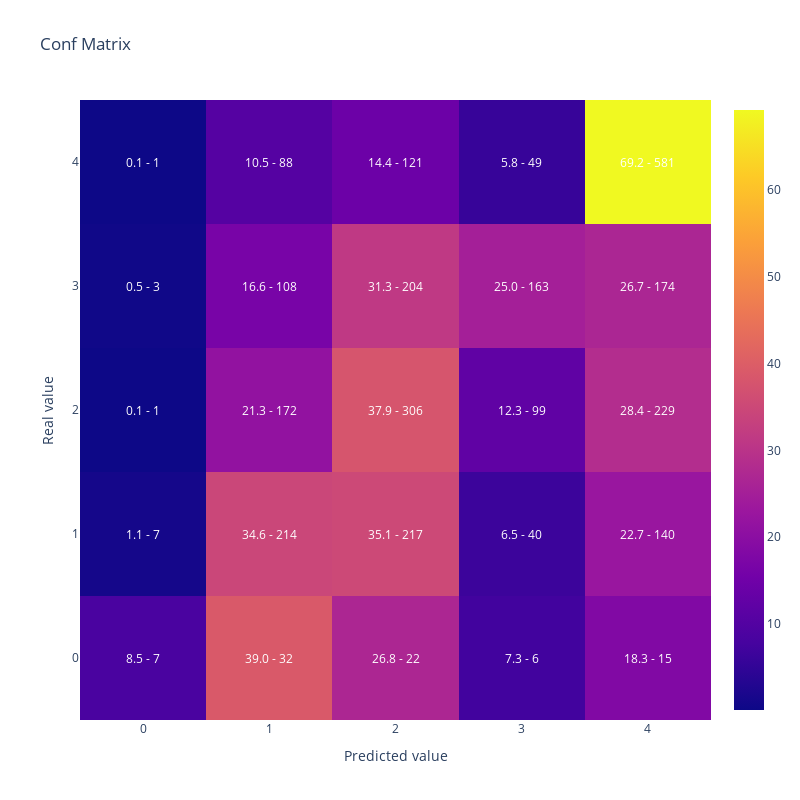

The cell this chart's notebook holds for it:
### Code cell
#MAtriz de confusion y Kappa dfe OVA
y_pred = lgb_model.predict(X_test).argmax(axis=1)

display(plot_confusion_matrix(y_test,y_pred))

{'kappa':cohen_kappa_score(y_test,
                y_pred,
                weights = 'quadratic'),
 'accuracy':accuracy_score(y_test,y_pred),
 'balanced_accuracy':balanced_accuracy_score(y_test,y_pred)}

### Figure 1 — Plotly figure (JSON) as saved in the notebook; plotly's stock layout.template omitted (floating-point values rounded to 4 significant figures)
{"data": [{"type": "heatmap", "x": [0, 1, 2, 3, 4], "y": [0, 1, 2, 3, 4], "z": [[8.537, 39.02, 26.83, 7.317, 18.29], [1.133, 34.63, 35.11, 6.472, 22.65], [0.1239, 21.31, 37.92, 12.27, 28.38], [0.4601, 16.56, 31.29, 25, 26.69], [0.119, 10.48, 14.4, 5.833, 69.17]]}], "layout": {"annotations": [{"font": {"color": "white"}, "showarrow": false, "text": "8.5 - 7", "x": 0, "xref": "x", "y": 0, "yref": "y"}, {"font": {"color": "white"}, "showarrow": false, "text": "39.0 - 32", "x": 1, "xref": "x", "y": 0, "yref": "y"}, {"font": {"color": "white"}, "showarrow": false, "text": "26.8 - 22", "x": 2, "xref": "x", "y": 0, "yref": "y"}, {"font": {"color": "white"}, "showarrow": false, "text": "7.3 - 6", "x": 3, "xref": "x", "y": 0, "yref": "y"}, {"font": {"color": "white"}, "showarrow": false, "text": "18.3 - 15", "x": 4, "xref": "x", "y": 0, "yref": "y"}, {"font": {"color": "white"}, "showarrow": false, "text": "1.1 - 7", "x": 0, "xref": "x", "y": 1, "yref": "y"}, {"font": {"color": "white"}, "showarrow": false, "text": "34.6 - 214", "x": 1, "xref": "x", "y": 1, "yref": "y"}, {"font": {"color": "white"}, "showarrow": false, "text": "35.1 - 217", "x": 2, "xref": "x", "y": 1, "yref": "y"}, {"font": {"color": "white"}, "showarrow": false, "text": "6.5 - 40", "x": 3, "xref": "x", "y": 1, "yref": "y"}, {"font": {"color": "white"}, "showarrow": false, "text": "22.7 - 140", "x": 4, "xref": "x", "y": 1, "yref": "y"}, {"font": {"color": "white"}, "showarrow": false, "text": "0.1 - 1", "x": 0, "xref": "x", "y": 2, "yref": "y"}, {"font": {"color": "white"}, "showarrow": false, "text": "21.3 - 172", "x": 1, "xref": "x", "y": 2, "yref": "y"}, {"font": {"color": "white"}, "showarrow": false, "text": "37.9 - 306", "x": 2, "xref": "x", "y": 2, "yref": "y"}, {"font": {"color": "white"}, "showarrow": false, "text": "12.3 - 99", "x": 3, "xref": "x", "y": 2, "yref": "y"}, {"font": {"color": "white"}, "showarrow": false, "text": "28.4 - 229", "x": 4, "xref": "x", "y": 2, "yref": "y"}, {"font": {"color": "white"}, "showarrow": false, "text": "0.5 - 3", "x": 0, "xref": "x", "y": 3, "yref": "y"}, {"font": {"color": "white"}, "showarrow": false, "text": "16.6 - 108", "x": 1, "xref": "x", "y": 3, "yref": "y"}, {"font": {"color": "white"}, "showarrow": false, "text": "31.3 - 204", "x": 2, "xref": "x", "y": 3, "yref": "y"}, {"font": {"color": "white"}, "showarrow": false, "text": "25.0 - 163", "x": 3, "xref": "x", "y": 3, "yref": "y"}, {"font": {"color": "white"}, "showarrow": false, "text": "26.7 - 174", "x": 4, "xref": "x", "y": 3, "yref": "y"}, {"font": {"color": "white"}, "showarrow": false, "text": "0.1 - 1", "x": 0, "xref": "x", "y": 4, "yref": "y"}, {"font": {"color": "white"}, "showarrow": false, "text": "10.5 - 88", "x": 1, "xref": "x", "y": 4, "yref": "y"}, {"font": {"color": "white"}, "showarrow": false, "text": "14.4 - 121", "x": 2, "xref": "x", "y": 4, "yref": "y"}, {"font": {"color": "white"}, "showarrow": false, "text": "5.8 - 49", "x": 3, "xref": "x", "y": 4, "yref": "y"}, {"font": {"color": "white"}, "showarrow": false, "text": "69.2 - 581", "x": 4, "xref": "x", "y": 4, "yref": "y"}], "height": 800, "title": {"text": "Conf Matrix"}, "width": 800, "xaxis": {"title": {"text": "Predicted value"}}, "yaxis": {"title": {"text": "Real value"}}}}
